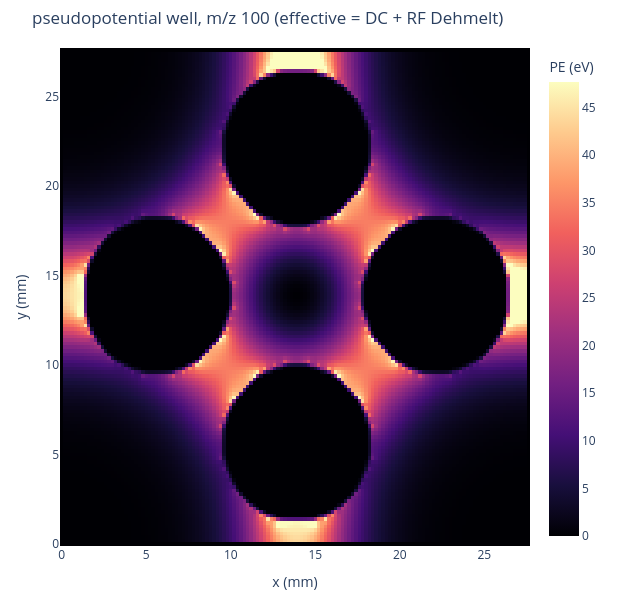

The notebook cell saved with this chart:
### Markdown cell above
## The pseudopotential — the well the secular motion rides in

Average over the fast micromotion and the ion behaves as if it sat in a
*static* effective well (Dehmelt's pseudopotential):

**Eqn #8**

$$U_{\text{pseudo}}(\mathbf{r}) \;=\;
   \frac{e^2\,E_0(\mathbf{r})^2}{4\,m\,\Omega^2},$$

where $E_0$ is the local RF field amplitude. **Why this equation:** it
turns a time-dependent problem into a static picture you can reason
about. The ion is pushed harder during the half-cycle it spends in the
stronger-field region than during the half it spends in the weaker one. The tiny per-cycle imbalance averages to a steady force toward weak
field. Since a quadrupole's $|E_0|$ is zero on the axis and grows
outward, "toward weak field" means *toward the axis*: a well. Its depth
at the rod face has the famous closed form $D = qV/4$, checked below
against the solved field. (Formula and machinery per `pe_view` — the
same code the GUI's PE tab runs — and identical to
`ion_playground.pseudopotential`.)

The PE surface is a **view you can slice**: the overlay shows the well in
the cross-section, and the lineout below it cuts through the well along a
chosen axis — the same `plane`/`index` arguments slice 3-D models.

### Code cell
# ---- Parameters of the pseudopotential section -- change to suit your system
PE_MZ = 100.0        # the pseudopotential is ION-SPECIFIC: well depth ~ 1/m
PE_SLICE_AXIS = "y"  # lineout axis through the well ("x" or "y")

x_pe, y_pe, PE, ele_pe = compute_component(model, PE_MZ, 1, "effective")
PE = np.asarray(PE)
import plotly.graph_objects as go
fig_pe_well = go.Figure()
fig_pe_well.add_heatmap(x=np.asarray(x_pe), y=np.asarray(y_pe), z=PE.T,
                  colorscale=COLORMAP,
                  colorbar=dict(title="PE (eV)"), zmin=0.0,
                  zmax=float(np.nanpercentile(PE[np.isfinite(PE)], 99)))
fig_pe_well.update_layout(title=f"pseudopotential well, m/z {PE_MZ:g} "
                          "(effective = DC + RF Dehmelt)",
                    xaxis_title="x (mm)", yaxis_title="y (mm)",
                    width=640, height=600,
                    margin=dict(l=60, r=110, t=48, b=50))
fig_pe_well

### Figure 1 — Plotly figure (JSON) as saved in the notebook; plotly's stock layout.template omitted (floating-point values rounded to 4 significant figures; data arrays with more than 128 entries replaced by an {"elided": "..."} marker saying what was removed)
{"data": [{"colorbar": {"title": {"text": "PE (eV)"}}, "colorscale": [[0, "#000004"], [0.1111, "#180f3d"], [0.2222, "#440f76"], [0.3333, "#721f81"], [0.4444, "#9e2f7f"], [0.5556, "#cd4071"], [0.6667, "#f1605d"], [0.7778, "#fd9668"], [0.8889, "#feca8d"], [1, "#fcfdbf"]], "type": "heatmap", "x": {"elided": "139 float values"}, "y": {"elided": "139 float values"}, "z": {"elided": "139x139 float values"}, "zmax": 47.69, "zmin": 0}], "layout": {"height": 600, "margin": {"b": 50, "l": 60, "r": 110, "t": 48}, "title": {"text": "pseudopotential well, m/z 100 (effective = DC + RF Dehmelt)"}, "width": 640, "xaxis": {"title": {"text": "x (mm)"}}, "yaxis": {"title": {"text": "y (mm)"}}}}
